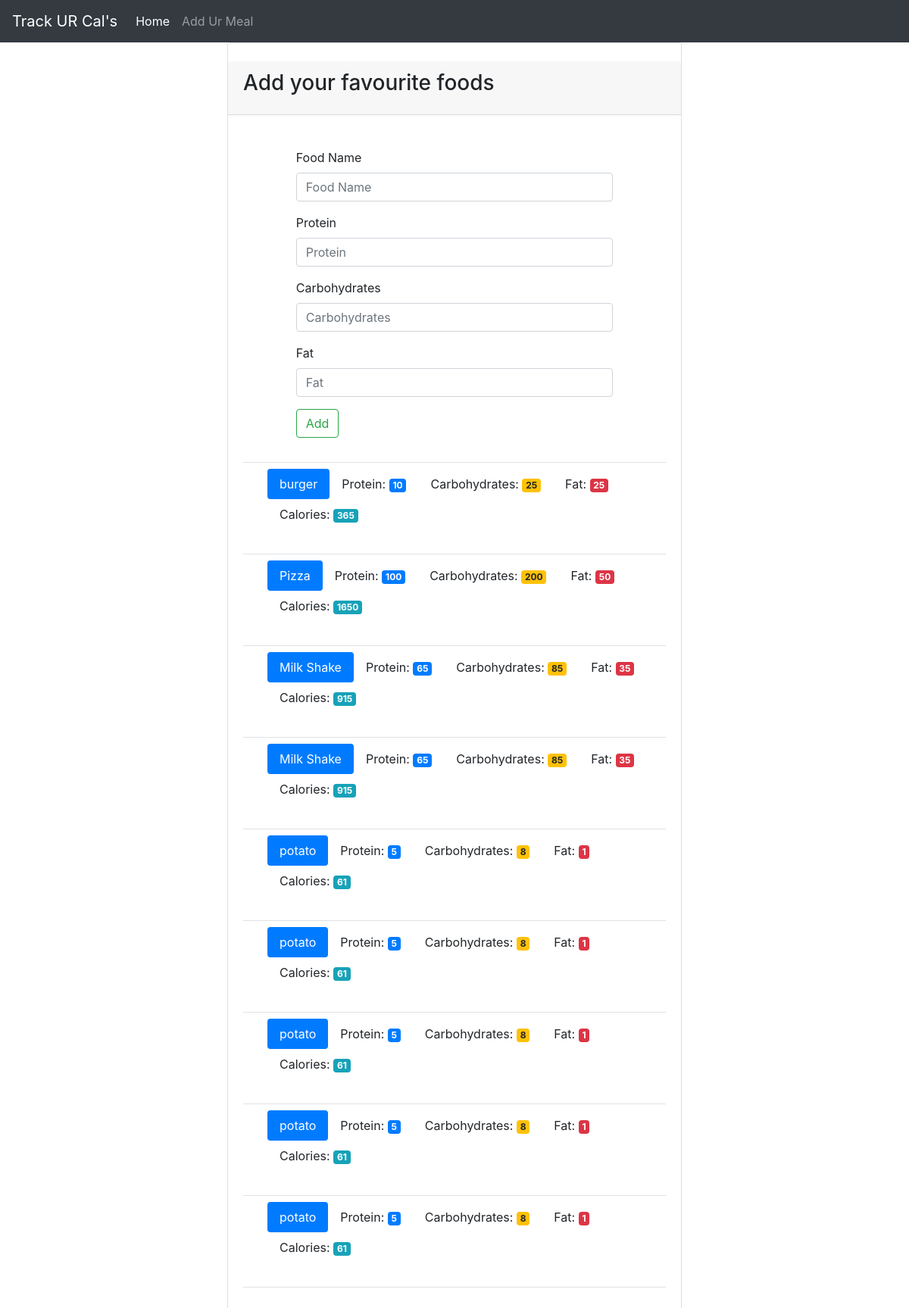
The app's page /food with its own data.
### tables this page shows
CREATE TABLE food (
    id integer primary key autoincrement,
    name text not null,
    protein integer not null,
    carbohydrates integer not null,
    fat integer not null,
    calories integer not null
);

### app.py (the view, shortened to what this page needs)
@app.route('/food', methods=['GET', 'POST'])
def food():
    db = get_db()
    cur = db.execute('select name, protein, carbohydrates, fat, calories from food')
    results = cur.fetchall()
    return render_template('add_food.html', results=results)

### app.py (called while the page is built)
def connect_db():
    sql = sqlite3.connect('food_log.db')
    sql.row_factory = sqlite3.Row
    return sql

def get_db():
    if not hasattr(g, 'sqlite3_db'):
        g.sqlite_db = connect_db()
    return g.sqlite_db

### templates/add_food.html (shortened to what this page needs)
{% extends "base.html" %}
{% block content %}
<div class="container-fluid  theme-showcase col-md-6" role="main">
    <div class="row">
          <div class="card" style="width: 100%;">
            <div class="card-header mt-4 mb-4">
              <h3 class="card-title">Add your favourite foods</h3>
            </div>
            <div class="card-body">
              <form style="width: 75%; margin: 0 auto;" method="POST" action="{{ url_for('food') }}">
                <div class="form-group">
                  <label for="food-name">Food Name</label>
                  <input type="text" class="form-control" id="food-name" name="food-name" placeholder="Food Name">
                </div>
                <div class="form-group">
                  <label for="protein">Protein</label>
                  <input type="number" class="form-control" id="protein" name="protein" placeholder="Protein">
                </div>
                <div class="form-group">
                  <label for="carbohydrates">Carbohydrates</label>
                  <input type="number" class="form-control" id="carbohydrates" name="carbohydrates" placeholder="Carbohydrates">
                </div>
                <div class="form-group">
                  <label for="fat">Fat</label>
                  <input type="number" class="form-control" id="fat" name="fat" placeholder="Fat">
                </div>
                <button type="submit" class="btn btn-outline-success">Add</button>
              </form>
              <div class="pb-2 mt-4 mb-2 border-bottom"></div>
            {% for food in results %}
              <ul style="width: 100%; margin-left: 2rem;" class="nav nav-pills" role="tablist">
                <li class="nav-item"><a class="nav-link active">{{ food.name }}</a></li>
                <li class="nav-item"><a class="nav-link">Protein: <span class="badge badge-primary">{{food.protein}}</span></a></li>
                <li class="nav-item"><a class="nav-link">Carbohydrates: <span class="badge badge-warning">{{food.carbohydrates}}</span></a></li>
                <li class="nav-item"><a class="nav-link">Fat: <span class="badge badge-danger">{{food.fat}}</span></a></li>
                <li class="nav-item"><a class="nav-link">Calories: <span class="badge badge-info">{{food.calories}}</span></a></li>
              </ul>
              <div class="pb-2 mt-4 mb-2 border-bottom"></div>
            {% endfor %}
            </div>
          </div>
        </div>
    </div>
{% endblock %}

### templates/base.html (shortened to what this page needs)
<!DOCTYPE html>
<html lang="en">
<head>
    <link rel="stylesheet" href="{{ url_for('static', filename='css/bootstrap.css') }}">
    <link rel="stylesheet" href="{{ url_for('static', filename='css/main.css') }}">
</head>
<body>
    <header>
        <nav class="navbar navbar-expand-lg navbar-dark bg-dark">
            <a class="navbar-brand" href="{{ url_for('index') }}">Track UR Cal's</a>
            <div class="collapse navbar-collapse" id="navbarNavAltMarkup">
              <div class="navbar-nav">
                <a class="nav-item nav-link active" href="{{ url_for('index') }}">Home <span class="sr-only">(current)</span></a>
                <a class="nav-item nav-link" href="{{ url_for('food')}}">Add Ur Meal</a>
              </div>
            </div>
          </nav>
    </header>
    <main>
    {% block content %}
    {% endblock %}
    </main>
</body>
</html>

### records on screen
food: name "burger", protein "10", carbohydrates "25", fat "25", calories "365"
food: name "Pizza", protein "100", carbohydrates "200", fat "50", calories "1650"
food: name "Milk Shake", protein "65", carbohydrates "85", fat "35", calories "915"
food: name "Milk Shake", protein "65", carbohydrates "85", fat "35", calories "915"
food: name "potato", protein "5", carbohydrates "8", fat "1", calories "61"
food: name "potato", protein "5", carbohydrates "8", fat "1", calories "61"
food: name "potato", protein "5", carbohydrates "8", fat "1", calories "61"
food: name "potato", protein "5", carbohydrates "8", fat "1", calories "61"
food: name "potato", protein "5", carbohydrates "8", fat "1", calories "61"
